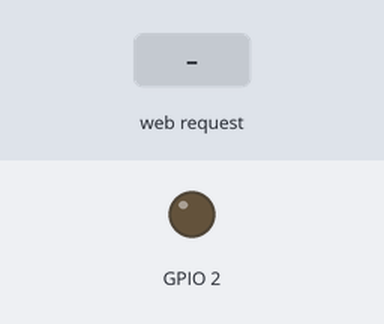
This sketch was run on a simulated ESP8266 (NodeMCU). Shown: output pins drawn as LEDs (lit = HIGH). The test bench sets the inputs (shaded band).

Above: at 1.2 s.
1.3 s: HTTP request GET /gpio2 received
At 1.9 s:
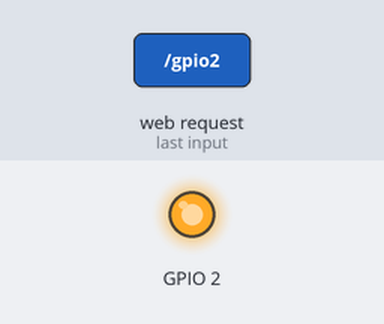
Timing chart, 0 to 4.3 s (numbered marks = the images above; inputs shaded):
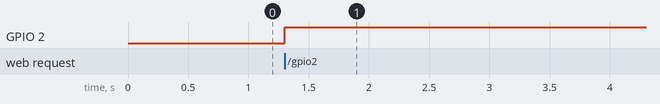

Measured:
- after the input at 1.3 s, GPIO 2: LOW → HIGH at once

The sketch:

webServer.ino
```cpp
#include <ESP8266WiFi.h>
#include <ESP8266WebServer.h>

const char *ssid = "Any name you wish";
const char *pass = "your-secret-password";

ESP8266WebServer server(80);
String html = "<!DOCTYPE html><html><head>"\
"<meta name='viewport' content='width=device-width, initial-scale=1\'"\
"</head><body>"\
"<form method='GET' action='gpio2'>"\
"<button >Light</button><hr>"\
"</form>"\
"<h2>Light is ON</h2>"\
"</body></html>";

void start() {
  if(digitalRead(2)) {
    html.replace("ON", "OFF");
    server.send(200, "text/html", html);
  }
  else {
    html.replace("OFF", "ON");
    server.send(200, "text/html", html);
  }
}

void gpio2() {
  digitalWrite(2,!digitalRead(2));
  start();
}

void setup() {
  pinMode(2,1);
  digitalWrite(2,0);
  WiFi.softAPConfig({192,168,4,1},{192,168,4,1},{255,255,255,0});
  WiFi.softAP(ssid, pass);
  server.on("/", start);
  server.on("/gpio2", gpio2);
  server.begin();
}

void loop() {
  server.handleClient();
}
```
